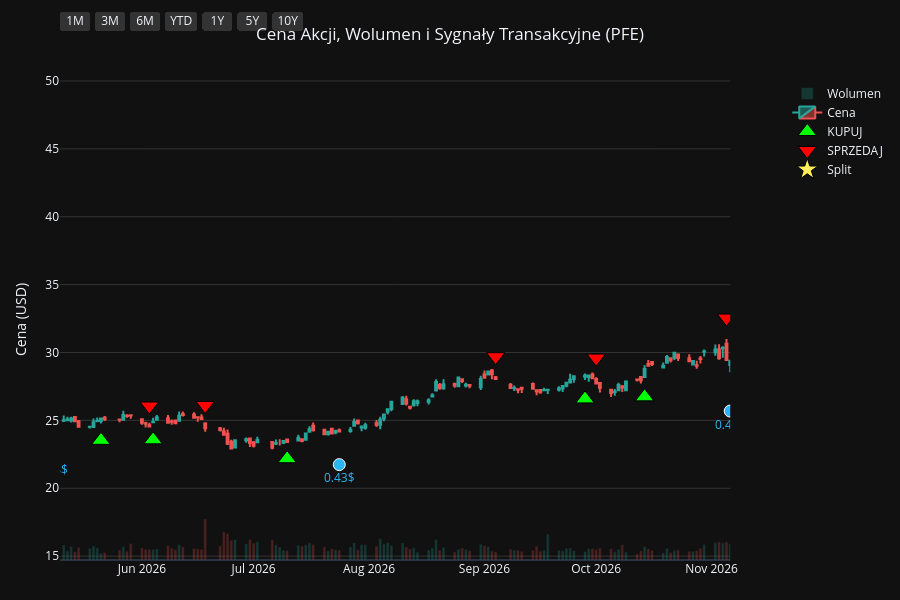
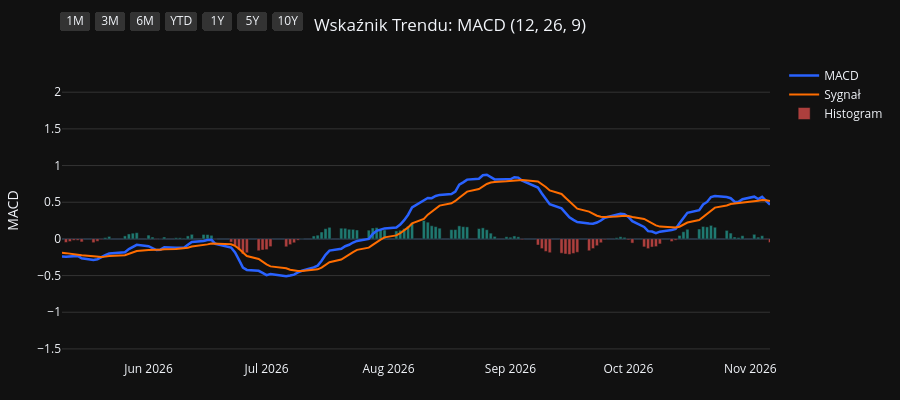
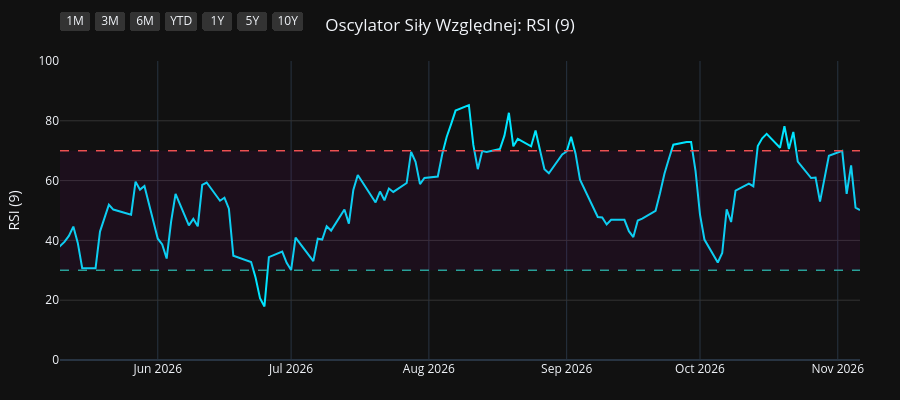
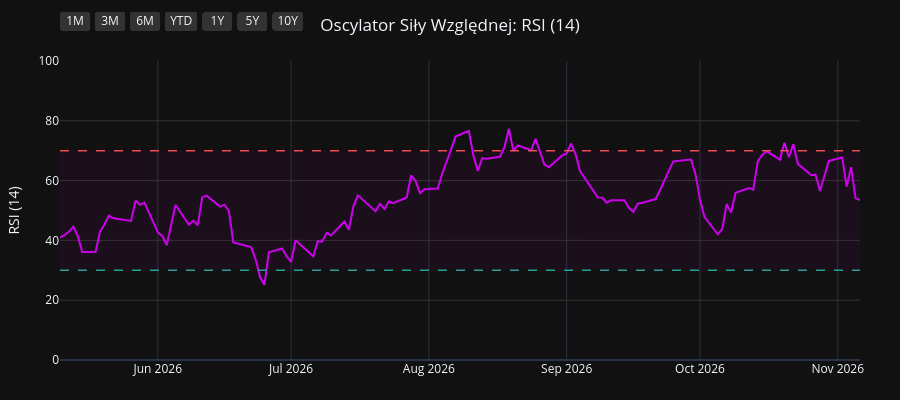

Notebook cell for these charts, in order:
### Code cell
import os
import yfinance as yf
import pandas as pd
import pandas_ta as ta
import plotly.graph_objects as go
from plotly.subplots import make_subplots

# 1. Pobranie i przygotowanie danych
symbol = os.environ.get("STOCK_TICKER", "").strip().upper()
if not symbol:
    raise RuntimeError("Set STOCK_TICKER before running price_extractor.ipynb")
df = yf.Ticker(symbol).history(period="10y")
df.index = df.index.tz_localize(None)

# Wskaźniki i sygnały
df.ta.macd(fast=12, slow=26, signal=9, append=True)
df.ta.rsi(length=9, append=True)
df.ta.rsi(length=14, append=True)
df.ta.rsi(length=21, append=True)
df.dropna(inplace=True)

macd = df['MACD_12_26_9']
signal = df['MACDs_12_26_9']
wczorajszy_macd = macd.shift(1)
wczorajszy_signal = signal.shift(1)

df['Decyzja'] = 'BRAK'
df.loc[(macd > signal) & (wczorajszy_macd <= wczorajszy_signal), 'Decyzja'] = 'KUPUJ'
df.loc[(macd < signal) & (wczorajszy_macd >= wczorajszy_signal), 'Decyzja'] = 'SPRZEDAJ'

df_kupuj = df[df['Decyzja'] == 'KUPUJ']
df_sprzedaj = df[df['Decyzja'] == 'SPRZEDAJ']
df_dywidendy = df[df['Dividends'] > 0]
df_splity = df[df['Stock Splits'] > 0]

# Wspólna konfiguracja osi X
konfiguracja_osi_x = dict(
    type="date",
    showspikes=True, spikemode="across", spikesnap="cursor", spikedash="dot", spikecolor="#ffffff", spikethickness=1, hoverformat="%Y-%m-%d",
    rangeselector=dict(
        buttons=list([
            dict(count=1, label="1M", step="month", stepmode="backward"),
            dict(count=3, label="3M", step="month", stepmode="backward"),
            dict(count=6, label="6M", step="month", stepmode="backward"),
            dict(count=1, label="YTD", step="year", stepmode="todate"),
            dict(count=1, label="1Y", step="year", stepmode="backward"),
            dict(count=5, label="5Y", step="year", stepmode="backward"),
            dict(step="all", label="10Y")
        ]),
        bgcolor="#333333", activecolor="#2962ff", x=0, y=1.1
    )
)

# ==========================================
# WYKRES 1: CENA + WOLUMEN + SYGNAŁY
# ==========================================
fig1 = make_subplots(specs=[[{"secondary_y": True}]])

kolory_wolumenu = ['#26a69a' if row['Close'] >= row['Open'] else '#ef5350' for index, row in df.iterrows()]
fig1.add_trace(go.Bar(x=df.index, y=df['Volume'], marker_color=kolory_wolumenu, opacity=0.25, name='Wolumen'), secondary_y=True)
fig1.add_trace(go.Candlestick(x=df.index, open=df['Open'], high=df['High'], low=df['Low'], close=df['Close'], name='Cena', increasing_line_color='#26a69a', decreasing_line_color='#ef5350'), secondary_y=False)
fig1.add_trace(go.Scatter(x=df_kupuj.index, y=df_kupuj['Low'] * 0.95, customdata=df_kupuj[['Low', 'High']], mode='markers', marker=dict(symbol='triangle-up', size=16, color='#00ff00', line=dict(width=1, color='black')), name='KUPUJ', hovertemplate='KUPUJ<br>Najniższa: %{customdata[0]:.2f}<br>Najwyższa: %{customdata[1]:.2f}<extra></extra>'), secondary_y=False)
fig1.add_trace(go.Scatter(x=df_sprzedaj.index, y=df_sprzedaj['High'] * 1.05, customdata=df_sprzedaj[['Low', 'High']], mode='markers', marker=dict(symbol='triangle-down', size=16, color='#ff0000', line=dict(width=1, color='black')), name='SPRZEDAJ', hovertemplate='SPRZEDAJ<br>Najniższa: %{customdata[0]:.2f}<br>Najwyższa: %{customdata[1]:.2f}<extra></extra>'), secondary_y=False)

if not df_dywidendy.empty:
    fig1.add_trace(go.Scatter(x=df_dywidendy.index, y=df_dywidendy['Low'] * 0.90, mode='markers+text', marker=dict(symbol='circle', size=12, color='#29b6f6', line=dict(width=1, color='white')), text=df_dywidendy['Dividends'].apply(lambda x: f"{x}$"), textposition="bottom center", name='Dywidenda', showlegend=False, hovertemplate='Dywidenda: %{text}<extra></extra>', textfont=dict(color="#29b6f6")), secondary_y=False)
if not df_splity.empty:
                    fig1.add_trace(go.Scatter(x=df_splity.index, y=df_splity['High'], mode='markers+text', marker=dict(symbol='star', size=16, color='#ffee58', line=dict(width=1, color='black')), text=df_splity['Stock Splits'].apply(lambda x: f"{x:g}:1" if x >= 1 else f"1:{1 / x:g}"), textposition="top center", name='Split', hovertemplate='%{text}<extra></extra>', textfont=dict(color="#ffee58")), secondary_y=False)

fig1.update_layout(title=dict(text=f"Cena Akcji, Wolumen i Sygnały Transakcyjne ({symbol})", x=0.5, xanchor='center'), dragmode='pan', xaxis_rangeslider_visible=False, template='plotly_dark', height=600, hovermode='x unified', margin=dict(l=60, r=40, t=60, b=40))
fig1.update_xaxes(**konfiguracja_osi_x)
fig1.update_xaxes(range=[df.index.max() - pd.Timedelta(days=180), df.index.max()])
fig1.update_yaxes(title_text="Cena (USD)", secondary_y=False, gridcolor='#333333')
fig1.update_yaxes(range=[0, df['Volume'].max() * 4], showgrid=False, showticklabels=False, secondary_y=True)
fig1.show(config={'scrollZoom': True})

# ==========================================
# WYKRES 2: WSKAŹNIK MACD
# ==========================================
fig2 = go.Figure()
fig2.add_trace(go.Scatter(x=df.index, y=df['MACD_12_26_9'], line=dict(color='#2962ff', width=2.5), name='MACD'))
fig2.add_trace(go.Scatter(x=df.index, y=df['MACDs_12_26_9'], line=dict(color='#ff6d00', width=2), name='Sygnał'))
kolory_macd = ['#26a69a' if val >= 0 else '#ef5350' for val in df['MACDh_12_26_9']]
fig2.add_trace(go.Bar(x=df.index, y=df['MACDh_12_26_9'], marker_color=kolory_macd, name='Histogram', opacity=0.7))
fig2.update_layout(title=dict(text="Wskaźnik Trendu: MACD (12, 26, 9)", x=0.5, xanchor='center'), dragmode='pan', xaxis_rangeslider_visible=False, template='plotly_dark', height=400, hovermode='x unified', margin=dict(l=60, r=40, t=60, b=40))
fig2.update_xaxes(**konfiguracja_osi_x)
fig2.update_xaxes(range=[df.index.max() - pd.Timedelta(days=180), df.index.max()])
fig2.update_yaxes(title_text="MACD", gridcolor='#333333')
fig2.show(config={'scrollZoom': True})

# ==========================================
# WYKRES 3: OSCYLATOR RSI (9)
# ==========================================
fig3 = go.Figure()
fig3.add_trace(go.Scatter(x=df.index, y=df['RSI_9'], line=dict(color='#00e5ff', width=2), name='RSI (9)'))
fig3.add_hline(y=70, line_dash="dash", line_color="#ef5350", line_width=1.5)
fig3.add_hline(y=30, line_dash="dash", line_color="#26a69a", line_width=1.5)
fig3.add_hrect(y0=30, y1=70, line_width=0, fillcolor="purple", opacity=0.1)
fig3.update_layout(title=dict(text="Oscylator Siły Względnej: RSI (9)", x=0.5, xanchor='center'), dragmode='pan', xaxis_rangeslider_visible=False, template='plotly_dark', height=400, hovermode='x unified', margin=dict(l=60, r=40, t=60, b=40))
fig3.update_xaxes(**konfiguracja_osi_x)
fig3.update_xaxes(range=[df.index.max() - pd.Timedelta(days=180), df.index.max()])
fig3.update_yaxes(title_text="RSI (9)", range=[0, 100], gridcolor='#333333')
fig3.show(config={'scrollZoom': True})

# ==========================================
# WYKRES 4: OSCYLATOR RSI (14)
# ==========================================
fig4 = go.Figure()
fig4.add_trace(go.Scatter(x=df.index, y=df['RSI_14'], line=dict(color='#d500f9', width=2), name='RSI (14)'))
fig4.add_hline(y=70, line_dash="dash", line_color="#ef5350", line_width=1.5)
fig4.add_hline(y=30, line_dash="dash", line_color="#26a69a", line_width=1.5)
fig4.add_hrect(y0=30, y1=70, line_width=0, fillcolor="purple", opacity=0.1)
fig4.update_layout(title=dict(text="Oscylator Siły Względnej: RSI (14)", x=0.5, xanchor='center'), dragmode='pan', xaxis_rangeslider_visible=False, template='plotly_dark', height=400, hovermode='x unified', margin=dict(l=60, r=40, t=60, b=40))
fig4.update_xaxes(**konfiguracja_osi_x)
fig4.update_xaxes(range=[df.index.max() - pd.Timedelta(days=180), df.index.max()])
fig4.update_yaxes(title_text="RSI (14)", range=[0, 100], gridcolor='#333333')
fig4.show(config={'scrollZoom': True})

# ==========================================
# WYKRES 5: OSCYLATOR RSI (21)
# ==========================================
fig5 = go.Figure()
fig5.add_trace(go.Scatter(x=df.index, y=df['RSI_21'], line=dict(color='#64dd17', width=2), name='RSI (21)'))
fig5.add_hline(y=70, line_dash="dash", line_color="#ef5350", line_width=1.5)
fig5.add_hline(y=30, line_dash="dash", line_color="#26a69a", line_width=1.5)
fig5.add_hrect(y0=30, y1=70, line_width=0, fillcolor="purple", opacity=0.1)
fig5.update_layout(title=dict(text="Oscylator Siły Względnej: RSI (21)", x=0.5, xanchor='center'), dragmode='pan', xaxis_rangeslider_visible=False, template='plotly_dark', height=400, hovermode='x unified', margin=dict(l=60, r=40, t=60, b=40))
fig5.update_xaxes(**konfiguracja_osi_x)
fig5.update_xaxes(range=[df.index.max() - pd.Timedelta(days=180), df.index.max()])
fig5.update_yaxes(title_text="RSI (21)", range=[0, 100], gridcolor='#333333')
fig5.show(config={'scrollZoom': True})

### Figure 1 — Plotly figure (JSON) as saved in the notebook; plotly's stock layout.template omitted (floating-point values rounded to 4 significant figures; data arrays with more than 128 entries replaced by an {"elided": "..."} marker saying what was removed)
{"data": [{"marker": {"color": {"elided": "2478 str values"}}, "name": "Wolumen", "opacity": 0.25, "type": "bar", "x": {"elided": "2478 str values"}, "xaxis": "x", "y": {"elided": "2478 int values"}, "yaxis": "y2"}, {"close": {"elided": "2478 float values"}, "decreasing": {"line": {"color": "#ef5350"}}, "high": {"elided": "2478 float values"}, "increasing": {"line": {"color": "#26a69a"}}, "low": {"elided": "2478 float values"}, "name": "Cena", "open": {"elided": "2478 float values"}, "type": "candlestick", "x": {"elided": "2478 str values"}, "xaxis": "x", "yaxis": "y"}, {"customdata": {"elided": "92x2 float values"}, "hovertemplate": "KUPUJ<br>Najniższa: %{customdata[0]:.2f}<br>Najwyższa: %{customdata[1]:.2f}<extra></extra>", "marker": {"color": "#00ff00", "line": {"color": "black", "width": 1}, "size": 16, "symbol": "triangle-up"}, "mode": "markers", "name": "KUPUJ", "type": "scatter", "x": ["2017-01-04T00:00:00", "2017-02-03T00:00:00", "2017-05-31T00:00:00", "2017-06-09T00:00:00", "2017-08-03T00:00:00", "2017-08-25T00:00:00", "2017-11-16T00:00:00", "2017-12-11T00:00:00", "2018-01-05T00:00:00", "2018-01-17T00:00:00", "2018-02-20T00:00:00", "2018-04-05T00:00:00", "2018-04-10T00:00:00", "2018-05-14T00:00:00", "2018-07-05T00:00:00", "2018-07-24T00:00:00", "2018-09-18T00:00:00", "2018-10-03T00:00:00", "2018-11-08T00:00:00", "2018-11-19T00:00:00", "2018-11-27T00:00:00", "2019-01-02T00:00:00", "2019-01-04T00:00:00", "2019-01-31T00:00:00", "2019-03-21T00:00:00", "2019-05-02T00:00:00", "2019-07-02T00:00:00", "2019-08-22T00:00:00", "2019-09-27T00:00:00", "2019-10-10T00:00:00", "2019-11-22T00:00:00", "2019-12-16T00:00:00", "2020-01-14T00:00:00", "2020-03-04T00:00:00", "2020-03-27T00:00:00", "2020-07-01T00:00:00", "2020-09-30T00:00:00", "2020-11-09T00:00:00", "2021-01-25T00:00:00", "2021-03-03T00:00:00", "2021-04-09T00:00:00", "2021-05-03T00:00:00", "2021-05-13T00:00:00", "2021-06-10T00:00:00", "2021-07-02T00:00:00", "2021-07-09T00:00:00", "2021-10-19T00:00:00", "2021-12-15T00:00:00", "2022-03-04T00:00:00", "2022-04-07T00:00:00", "2022-05-11T00:00:00", "2022-06-27T00:00:00", "2022-09-09T00:00:00", "2022-10-03T00:00:00", "2022-10-14T00:00:00", "2022-12-08T00:00:00", "2023-02-03T00:00:00", "2023-03-14T00:00:00", "2023-05-22T00:00:00", "2023-07-18T00:00:00", "2023-08-09T00:00:00", "2023-10-02T00:00:00", "2023-11-03T00:00:00", "2023-11-15T00:00:00", "2023-12-21T00:00:00", "2024-02-08T00:00:00", "2024-03-08T00:00:00", "2024-04-24T00:00:00", "2024-05-01T00:00:00", "2024-06-05T00:00:00", "2024-07-08T00:00:00", "2024-07-10T00:00:00", "2024-09-09T00:00:00", "2024-10-09T00:00:00", "2024-11-26T00:00:00", "2025-01-27T00:00:00", "2025-02-21T00:00:00", "2025-03-07T00:00:00", "2025-03-20T00:00:00", "2025-04-23T00:00:00", "2025-07-01T00:00:00", "2025-08-11T00:00:00", "2025-09-30T00:00:00", "2025-11-06T00:00:00", "2026-01-08T00:00:00", "2026-03-26T00:00:00", "2026-03-30T00:00:00", "2026-05-21T00:00:00", "2026-06-04T00:00:00", "2026-07-10T00:00:00", "2026-09-28T00:00:00", "2026-10-14T00:00:00"], "xaxis": "x", "y": [18.81, 18.37, 18.67, 18.44, 19.28, 19.49, 20.87, 21.13, 21.67, 21.77, 21.44, 21.23, 21.34, 21.41, 22.03, 22.49, 26.06, 26.94, 26.65, 26.68, 26.35, 26.15, 25.91, 25.58, 25.9, 25.1, 27.24, 21.92, 22.5, 22.42, 23.97, 24.59, 24.99, 22.45, 19.7, 21.88, 23.75, 25.4, 25.34, 23.58, 25.32, 27.48, 28.13, 28.41, 28.05, 28.1, 29.85, 40.52, 34.63, 38.35, 35.82, 37.75, 34.95, 32.28, 31.44, 37.44, 33.15, 29.85, 28.06, 27.4, 27.42, 25.29, 23.81, 22.86, 21.74, 21.77, 21.33, 20.68, 20.67, 23.52, 22.4, 22.41, 23.26, 23.79, 21.26, 22.1, 21.82, 22.1, 21.96, 18.77, 20.87, 21.46, 20.83, 21.47, 22.37, 24.66, 24.58, 23.53, 23.57, 22.18, 26.58, 26.73], "yaxis": "y"}, {"customdata": {"elided": "92x2 float values"}, "hovertemplate": "SPRZEDAJ<br>Najniższa: %{customdata[0]:.2f}<br>Najwyższa: %{customdata[1]:.2f}<extra></extra>", "marker": {"color": "#ff0000", "line": {"color": "black", "width": 1}, "size": 16, "symbol": "triangle-down"}, "mode": "markers", "name": "SPRZEDAJ", "type": "scatter", "x": ["2017-01-12T00:00:00", "2017-03-08T00:00:00", "2017-06-08T00:00:00", "2017-07-06T00:00:00", "2017-08-17T00:00:00", "2017-09-27T00:00:00", "2017-12-07T00:00:00", "2017-12-22T00:00:00", "2018-01-08T00:00:00", "2018-02-02T00:00:00", "2018-03-21T00:00:00", "2018-04-06T00:00:00", "2018-05-01T00:00:00", "2018-06-14T00:00:00", "2018-07-23T00:00:00", "2018-08-27T00:00:00", "2018-10-02T00:00:00", "2018-10-10T00:00:00", "2018-11-15T00:00:00", "2018-11-21T00:00:00", "2018-12-11T00:00:00", "2019-01-03T00:00:00", "2019-01-16T00:00:00", "2019-03-06T00:00:00", "2019-04-12T00:00:00", "2019-06-26T00:00:00", "2019-07-08T00:00:00", "2019-09-26T00:00:00", "2019-09-30T00:00:00", "2019-11-08T00:00:00", "2019-12-05T00:00:00", "2019-12-30T00:00:00", "2020-01-27T00:00:00", "2020-03-11T00:00:00", "2020-05-07T00:00:00", "2020-08-10T00:00:00", "2020-10-28T00:00:00", "2020-12-15T00:00:00", "2021-01-28T00:00:00", "2021-04-08T00:00:00", "2021-04-30T00:00:00", "2021-05-12T00:00:00", "2021-05-14T00:00:00", "2021-06-16T00:00:00", "2021-07-06T00:00:00", "2021-08-25T00:00:00", "2021-12-06T00:00:00", "2021-12-28T00:00:00", "2022-04-01T00:00:00", "2022-04-14T00:00:00", "2022-06-09T00:00:00", "2022-07-18T00:00:00", "2022-09-20T00:00:00", "2022-10-07T00:00:00", "2022-12-07T00:00:00", "2022-12-19T00:00:00", "2023-02-24T00:00:00", "2023-04-19T00:00:00", "2023-06-23T00:00:00", "2023-08-02T00:00:00", "2023-08-31T00:00:00", "2023-10-18T00:00:00", "2023-11-13T00:00:00", "2023-12-05T00:00:00", "2024-01-17T00:00:00", "2024-02-28T00:00:00", "2024-04-02T00:00:00", "2024-04-25T00:00:00", "2024-05-29T00:00:00", "2024-06-06T00:00:00", "2024-07-09T00:00:00", "2024-08-06T00:00:00", "2024-09-25T00:00:00", "2024-10-21T00:00:00", "2025-01-15T00:00:00", "2025-02-04T00:00:00", "2025-03-05T00:00:00", "2025-03-12T00:00:00", "2025-03-25T00:00:00", "2025-06-23T00:00:00", "2025-07-15T00:00:00", "2025-08-28T00:00:00", "2025-10-13T00:00:00", "2025-12-17T00:00:00", "2026-02-19T00:00:00", "2026-03-27T00:00:00", "2026-04-08T00:00:00", "2026-06-03T00:00:00", "2026-06-18T00:00:00", "2026-09-04T00:00:00", "2026-10-01T00:00:00", "2026-11-05T00:00:00"], "xaxis": "x", "y": [20.54, 21.69, 20.61, 21.62, 21.69, 23.04, 23.32, 23.8, 24.08, 24.6, 24.26, 23.69, 23.81, 24.27, 25.01, 28.66, 29.85, 30.75, 29.41, 29.48, 30.17, 29.37, 29.0, 29.31, 28.95, 30.21, 30.26, 25.23, 25.28, 26.12, 26.97, 27.71, 28.42, 24.06, 27.6, 28.0, 26.89, 30.21, 28.32, 28.18, 30.32, 31.42, 31.74, 31.36, 31.21, 38.35, 43.18, 47.64, 42.11, 43.52, 43.67, 42.3, 37.13, 35.31, 42.32, 42.86, 35.11, 33.86, 32.8, 30.63, 30.71, 27.89, 25.39, 25.6, 24.67, 23.91, 24.36, 23.2, 25.1, 26.32, 24.9, 27.15, 26.85, 26.4, 24.46, 25.11, 24.42, 24.23, 24.44, 22.9, 24.18, 24.24, 24.13, 25.08, 27.42, 27.79, 27.51, 26.06, 26.1, 29.69, 29.59, 32.54], "yaxis": "y"}, {"hovertemplate": "Dywidenda: %{text}<extra></extra>", "marker": {"color": "#29b6f6", "line": {"color": "white", "width": 1}, "size": 12, "symbol": "circle"}, "mode": "markers+text", "name": "Dywidenda", "showlegend": false, "text": ["0.303605$", "0.303605$", "0.303605$", "0.303605$", "0.322581$", "0.322581$", "0.322581$", "0.322581$", "0.341556$", "0.341556$", "0.341556$", "0.341556$", "0.360531$", "0.360531$", "0.360531$", "0.360531$", "0.39$", "0.39$", "0.39$", "0.39$", "0.4$", "0.4$", "0.4$", "0.4$", "0.41$", "0.41$", "0.41$", "0.41$", "0.42$", "0.42$", "0.42$", "0.42$", "0.43$", "0.43$", "0.43$", "0.43$", "0.43$", "0.43$", "0.43$", "0.43$"], "textfont": {"color": "#29b6f6"}, "textposition": "bottom center", "type": "scatter", "x": ["2017-02-01T00:00:00", "2017-05-10T00:00:00", "2017-08-02T00:00:00", "2017-11-09T00:00:00", "2018-02-01T00:00:00", "2018-05-10T00:00:00", "2018-08-02T00:00:00", "2018-11-08T00:00:00", "2019-01-31T00:00:00", "2019-05-09T00:00:00", "2019-08-01T00:00:00", "2019-11-07T00:00:00", "2020-01-30T00:00:00", "2020-05-07T00:00:00", "2020-07-30T00:00:00", "2020-11-05T00:00:00", "2021-01-28T00:00:00", "2021-05-06T00:00:00", "2021-07-29T00:00:00", "2021-11-04T00:00:00", "2022-01-27T00:00:00", "2022-05-12T00:00:00", "2022-07-28T00:00:00", "2022-11-03T00:00:00", "2023-01-26T00:00:00", "2023-05-11T00:00:00", "2023-07-27T00:00:00", "2023-11-09T00:00:00", "2024-01-25T00:00:00", "2024-05-09T00:00:00", "2024-07-26T00:00:00", "2024-11-08T00:00:00", "2025-01-24T00:00:00", "2025-05-09T00:00:00", "2025-07-25T00:00:00", "2025-11-07T00:00:00", "2026-01-23T00:00:00", "2026-05-08T00:00:00", "2026-07-24T00:00:00", "2026-11-06T00:00:00"], "xaxis": "x", "y": [17.04, 18.11, 18.17, 19.54, 20.72, 19.94, 22.79, 25.25, 24.23, 23.78, 22.48, 22.22, 22.33, 22.68, 23.71, 22.82, 23.95, 25.61, 29.02, 29.75, 36.68, 33.99, 34.52, 32.73, 31.21, 26.92, 26.46, 21.96, 20.65, 20.87, 23.24, 21.01, 20.76, 18.14, 20.41, 20.34, 21.88, 22.32, 21.74, 25.69], "yaxis": "y"}, {"hovertemplate": "%{text}<extra></extra>", "marker": {"color": "#ffee58", "line": {"color": "black", "width": 1}, "size": 16, "symbol": "star"}, "mode": "markers+text", "name": "Split", "text": ["1.054:1"], "textfont": {"color": "#ffee58"}, "textposition": "top center", "type": "scatter", "x": ["2020-11-17T00:00:00"], "xaxis": "x", "y": [26.8], "yaxis": "y"}], "layout": {"dragmode": "pan", "height": 600, "hovermode": "x unified", "margin": {"b": 40, "l": 60, "r": 40, "t": 60}, "title": {"text": "Cena Akcji, Wolumen i Sygnały Transakcyjne (PFE)", "x": 0.5, "xanchor": "center"}, "xaxis": {"anchor": "y", "domain": [0.0, 0.94], "hoverformat": "%Y-%m-%d", "range": ["2026-05-10T00:00:00", "2026-11-06T00:00:00"], "rangeselector": {"activecolor": "#2962ff", "bgcolor": "#333333", "buttons": [{"count": 1, "label": "1M", "step": "month", "stepmode": "backward"}, {"count": 3, "label": "3M", "step": "month", "stepmode": "backward"}, {"count": 6, "label": "6M", "step": "month", "stepmode": "backward"}, {"count": 1, "label": "YTD", "step": "year", "stepmode": "todate"}, {"count": 1, "label": "1Y", "step": "year", "stepmode": "backward"}, {"count": 5, "label": "5Y", "step": "year", "stepmode": "backward"}, {"label": "10Y", "step": "all"}], "x": 0, "y": 1.1}, "rangeslider": {"visible": false}, "showspikes": true, "spikecolor": "#ffffff", "spikedash": "dot", "spikemode": "across", "spikesnap": "cursor", "spikethickness": 1, "type": "date"}, "yaxis": {"anchor": "x", "domain": [0.0, 1.0], "gridcolor": "#333333", "title": {"text": "Cena (USD)"}}, "yaxis2": {"anchor": "x", "overlaying": "y", "range": [0, 1399986000], "showgrid": false, "showticklabels": false, "side": "right"}}}

### Figure 2 — Plotly figure (JSON) as saved in the notebook; plotly's stock layout.template omitted (floating-point values rounded to 4 significant figures; data arrays with more than 128 entries replaced by an {"elided": "..."} marker saying what was removed)
{"data": [{"line": {"color": "#2962ff", "width": 2.5}, "name": "MACD", "type": "scatter", "x": {"elided": "2478 str values"}, "y": {"elided": "2478 float values"}}, {"line": {"color": "#ff6d00", "width": 2}, "name": "Sygnał", "type": "scatter", "x": {"elided": "2478 str values"}, "y": {"elided": "2478 float values"}}, {"marker": {"color": {"elided": "2478 str values"}}, "name": "Histogram", "opacity": 0.7, "type": "bar", "x": {"elided": "2478 str values"}, "y": {"elided": "2478 float values"}}], "layout": {"dragmode": "pan", "height": 400, "hovermode": "x unified", "margin": {"b": 40, "l": 60, "r": 40, "t": 60}, "title": {"text": "Wskaźnik Trendu: MACD (12, 26, 9)", "x": 0.5, "xanchor": "center"}, "xaxis": {"hoverformat": "%Y-%m-%d", "range": ["2026-05-10T00:00:00", "2026-11-06T00:00:00"], "rangeselector": {"activecolor": "#2962ff", "bgcolor": "#333333", "buttons": [{"count": 1, "label": "1M", "step": "month", "stepmode": "backward"}, {"count": 3, "label": "3M", "step": "month", "stepmode": "backward"}, {"count": 6, "label": "6M", "step": "month", "stepmode": "backward"}, {"count": 1, "label": "YTD", "step": "year", "stepmode": "todate"}, {"count": 1, "label": "1Y", "step": "year", "stepmode": "backward"}, {"count": 5, "label": "5Y", "step": "year", "stepmode": "backward"}, {"label": "10Y", "step": "all"}], "x": 0, "y": 1.1}, "rangeslider": {"visible": false}, "showspikes": true, "spikecolor": "#ffffff", "spikedash": "dot", "spikemode": "across", "spikesnap": "cursor", "spikethickness": 1, "type": "date"}, "yaxis": {"gridcolor": "#333333", "title": {"text": "MACD"}}}}

### Figure 3 — Plotly figure (JSON) as saved in the notebook; plotly's stock layout.template omitted (floating-point values rounded to 4 significant figures; data arrays with more than 128 entries replaced by an {"elided": "..."} marker saying what was removed)
{"data": [{"line": {"color": "#00e5ff", "width": 2}, "name": "RSI (9)", "type": "scatter", "x": {"elided": "2478 str values"}, "y": {"elided": "2478 float values"}}], "layout": {"dragmode": "pan", "height": 400, "hovermode": "x unified", "margin": {"b": 40, "l": 60, "r": 40, "t": 60}, "shapes": [{"line": {"color": "#ef5350", "dash": "dash", "width": 1.5}, "type": "line", "x0": 0, "x1": 1, "xref": "x domain", "y0": 70, "y1": 70, "yref": "y"}, {"line": {"color": "#26a69a", "dash": "dash", "width": 1.5}, "type": "line", "x0": 0, "x1": 1, "xref": "x domain", "y0": 30, "y1": 30, "yref": "y"}, {"fillcolor": "purple", "line": {"width": 0}, "opacity": 0.1, "type": "rect", "x0": 0, "x1": 1, "xref": "x domain", "y0": 30, "y1": 70, "yref": "y"}], "title": {"text": "Oscylator Siły Względnej: RSI (9)", "x": 0.5, "xanchor": "center"}, "xaxis": {"hoverformat": "%Y-%m-%d", "range": ["2026-05-10T00:00:00", "2026-11-06T00:00:00"], "rangeselector": {"activecolor": "#2962ff", "bgcolor": "#333333", "buttons": [{"count": 1, "label": "1M", "step": "month", "stepmode": "backward"}, {"count": 3, "label": "3M", "step": "month", "stepmode": "backward"}, {"count": 6, "label": "6M", "step": "month", "stepmode": "backward"}, {"count": 1, "label": "YTD", "step": "year", "stepmode": "todate"}, {"count": 1, "label": "1Y", "step": "year", "stepmode": "backward"}, {"count": 5, "label": "5Y", "step": "year", "stepmode": "backward"}, {"label": "10Y", "step": "all"}], "x": 0, "y": 1.1}, "rangeslider": {"visible": false}, "showspikes": true, "spikecolor": "#ffffff", "spikedash": "dot", "spikemode": "across", "spikesnap": "cursor", "spikethickness": 1, "type": "date"}, "yaxis": {"gridcolor": "#333333", "range": [0, 100], "title": {"text": "RSI (9)"}}}}

### Figure 4 — Plotly figure (JSON) as saved in the notebook; plotly's stock layout.template omitted (floating-point values rounded to 4 significant figures; data arrays with more than 128 entries replaced by an {"elided": "..."} marker saying what was removed)
{"data": [{"line": {"color": "#d500f9", "width": 2}, "name": "RSI (14)", "type": "scatter", "x": {"elided": "2478 str values"}, "y": {"elided": "2478 float values"}}], "layout": {"dragmode": "pan", "height": 400, "hovermode": "x unified", "margin": {"b": 40, "l": 60, "r": 40, "t": 60}, "shapes": [{"line": {"color": "#ef5350", "dash": "dash", "width": 1.5}, "type": "line", "x0": 0, "x1": 1, "xref": "x domain", "y0": 70, "y1": 70, "yref": "y"}, {"line": {"color": "#26a69a", "dash": "dash", "width": 1.5}, "type": "line", "x0": 0, "x1": 1, "xref": "x domain", "y0": 30, "y1": 30, "yref": "y"}, {"fillcolor": "purple", "line": {"width": 0}, "opacity": 0.1, "type": "rect", "x0": 0, "x1": 1, "xref": "x domain", "y0": 30, "y1": 70, "yref": "y"}], "title": {"text": "Oscylator Siły Względnej: RSI (14)", "x": 0.5, "xanchor": "center"}, "xaxis": {"hoverformat": "%Y-%m-%d", "range": ["2026-05-10T00:00:00", "2026-11-06T00:00:00"], "rangeselector": {"activecolor": "#2962ff", "bgcolor": "#333333", "buttons": [{"count": 1, "label": "1M", "step": "month", "stepmode": "backward"}, {"count": 3, "label": "3M", "step": "month", "stepmode": "backward"}, {"count": 6, "label": "6M", "step": "month", "stepmode": "backward"}, {"count": 1, "label": "YTD", "step": "year", "stepmode": "todate"}, {"count": 1, "label": "1Y", "step": "year", "stepmode": "backward"}, {"count": 5, "label": "5Y", "step": "year", "stepmode": "backward"}, {"label": "10Y", "step": "all"}], "x": 0, "y": 1.1}, "rangeslider": {"visible": false}, "showspikes": true, "spikecolor": "#ffffff", "spikedash": "dot", "spikemode": "across", "spikesnap": "cursor", "spikethickness": 1, "type": "date"}, "yaxis": {"gridcolor": "#333333", "range": [0, 100], "title": {"text": "RSI (14)"}}}}
